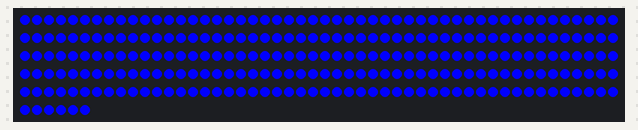
Simulated run of this sketch. Board: ESP32. Parts: 256 RGB LEDs in strip order, left to right, continuing on the next row. Dim RGB values are drawn brighter than linear.

Above: at 0.17 s.
At 3.97 s:
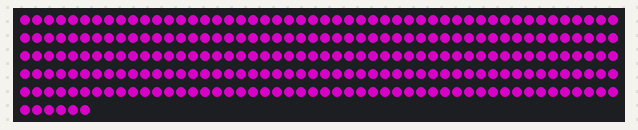
At 9.03 s:
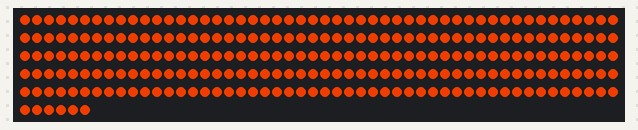
At 19.79 s:
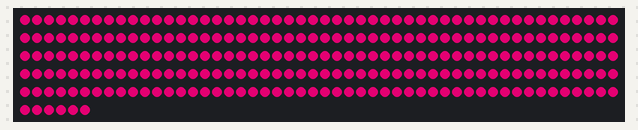
At 29.59 s:
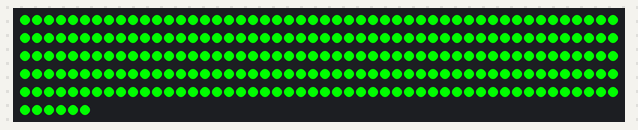
At 39.72 s:
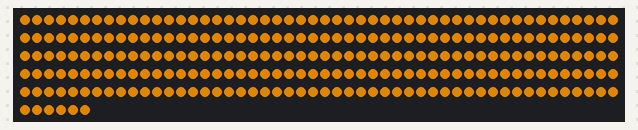

The sketch:

LEDMatrixESP32.ino
```cpp
#include <Adafruit_NeoPixel.h>

// Definiere die Anzahl der Pixel
#define NUMPIXELS 256 // 8x32 Matrix
#define PIN 2 // Datenpin D2

Adafruit_NeoPixel pixels(NUMPIXELS, PIN, NEO_GRB + NEO_KHZ800);

void setup() {
  pixels.begin(); // Initialisierung der Neopixel
  pixels.show();  // Alle Pixel auf "aus" setzen
}

void loop() {
  // Überblende von Rot zu Blau zu Grün
  for (int j = 0; j < 256; j++) {
    for (int i = 0; i < NUMPIXELS; i++) {
      // Setze die Farbe jedes Pixels
      pixels.setPixelColor(i, pixels.Color(j, 0, 255 - j)); // Rot zu Blau
    }
    pixels.show();
    delay(20);
  }

  for (int j = 0; j < 256; j++) {
    for (int i = 0; i < NUMPIXELS; i++) {
      // Setze die Farbe jedes Pixels
      pixels.setPixelColor(i, pixels.Color(255 - j, j, 0)); // Blau zu Grün
    }
    pixels.show();
    delay(20);
  }
}
```
